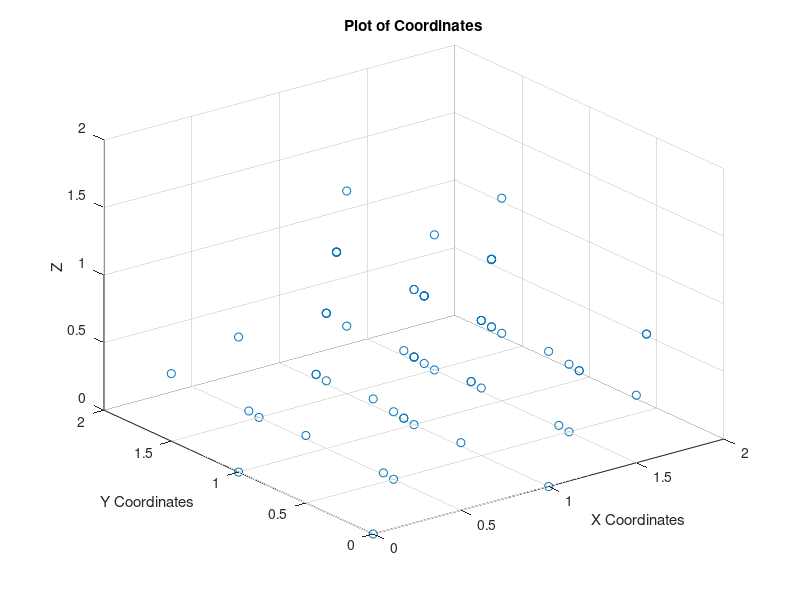

Write the MATLAB code that produced this figure.
% Step 1: Read the data from the text file
addpath('C:\Users\User\Desktop\4061');
data = load('lab1_diamond.txt'); % Assumes coordinates.txt is in the same directory

% Step 2: Extract x and y coordinates
x = data(:, 1); % First column for x-coordinates
y = data(:, 2); % Second column for y-coordinates
z = data(:,3);


% Step 3: Plot the coordinates
figure; % Create a new figure
scatter3(x,y,z); % Plot with circles and lines connecting the points
xlabel('X Coordinates'); % Label for x-axis
ylabel('Y Coordinates'); % Label for y-axis
zlabel('Z');
title('Plot of Coordinates'); % Title of the plot
grid on; % Add grid for better visualization